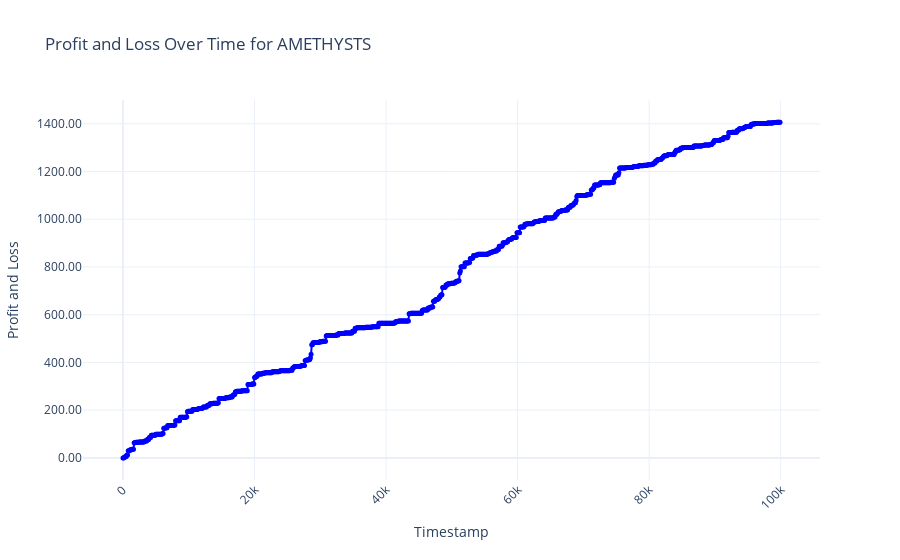
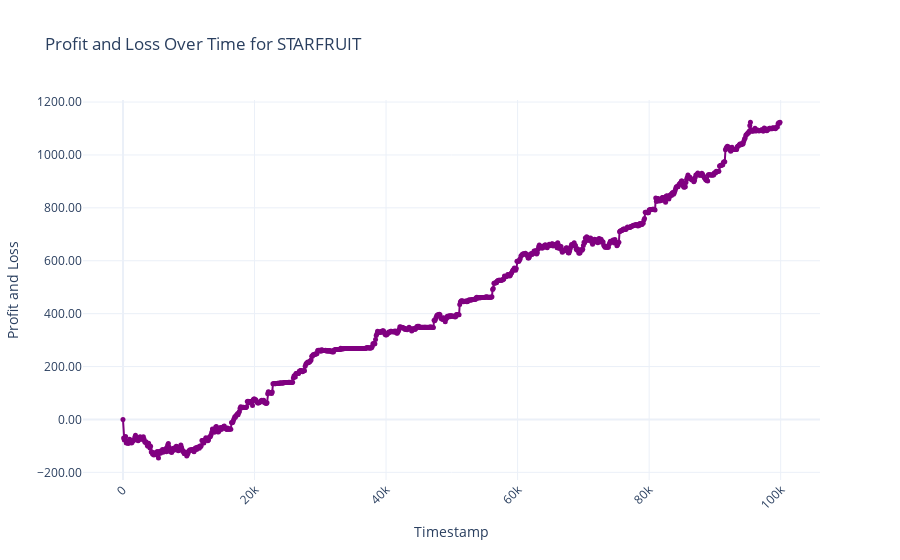
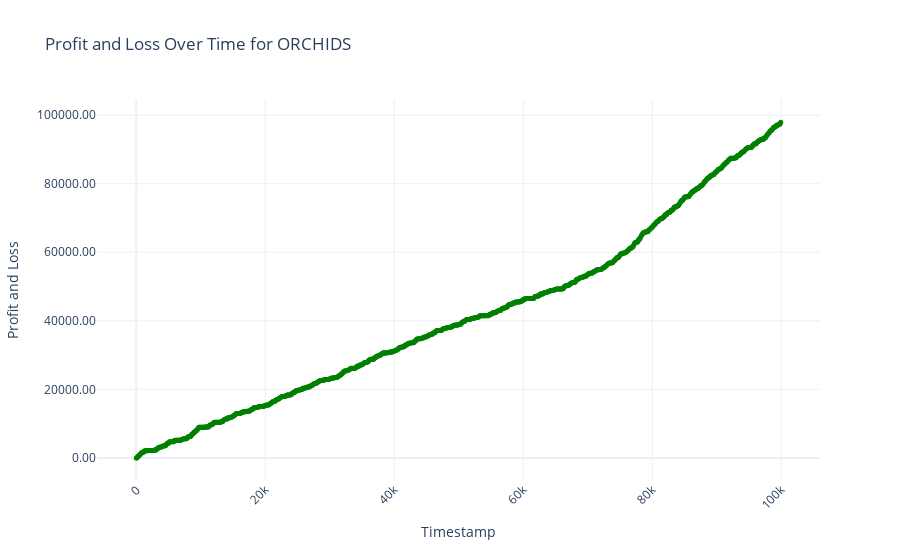
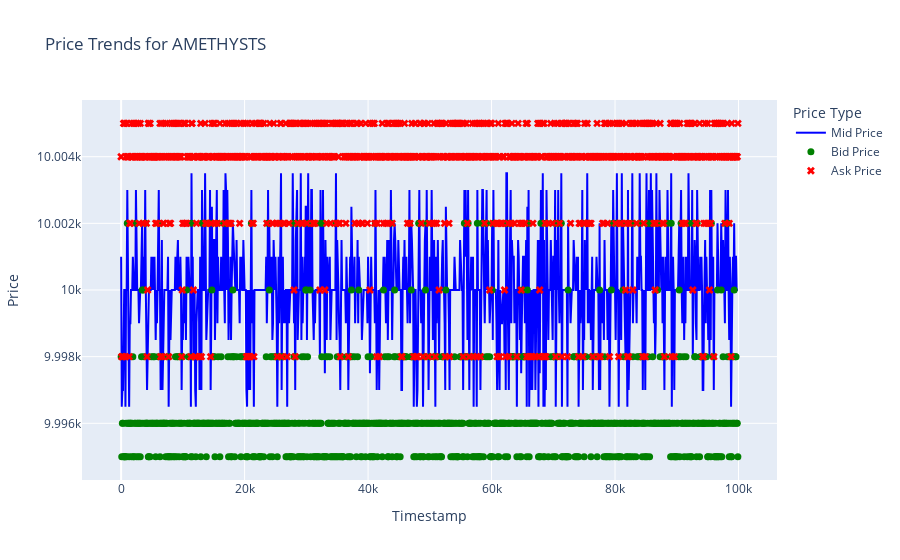

Notebook code cell kept with these figures, in order:
### Code cell
# Show plot
fig_amethysts_pnl.show()
fig_starfruit_pnl.show()
fig_orchids_pnl.show()
fig_price_trends_amethysts.show()
fig_price_trends_starfruit.show()
fig_price_trends_orchids.show()
fig_bid_prices_volumes_amethysts.show()
fig_bid_prices_volumes_starfruit.show()
fig_bid_prices_volumes_orchids.show()
trades_made_figures['fig_amethysts_trades_made'].show()
trades_made_figures['fig_starfruit_trades_made'].show()
# trades_made_figures['fig_orchids_trades_made'].show()
holdings_figures['fig_amethysts_holdings'].show()
holdings_figures['fig_starfruit_holdings'].show()
# holdings_figures['fig_orchids_holdings'].show()

### Figure 1 — Plotly figure (JSON) as saved in the notebook; plotly's stock layout.template omitted (floating-point values rounded to 4 significant figures; data arrays with more than 128 entries replaced by an {"elided": "..."} marker saying what was removed)
{"data": [{"hovertemplate": "Timestamp=%{x}<br>Profit and Loss=%{y}<extra></extra>", "legendgroup": "", "line": {"color": "blue", "dash": "solid"}, "marker": {"color": "blue", "size": 5, "symbol": "circle"}, "mode": "lines+markers", "name": "", "orientation": "v", "showlegend": false, "type": "scatter", "x": {"elided": "1000 int values"}, "xaxis": "x", "y": {"elided": "1000 int values"}, "yaxis": "y"}], "layout": {"hovermode": "x", "legend": {"title": {"text": "Legend"}, "tracegroupgap": 0}, "title": {"text": "Profit and Loss Over Time for AMETHYSTS"}, "xaxis": {"anchor": "y", "domain": [0, 1], "tickangle": -45, "title": {"text": "Timestamp"}}, "yaxis": {"anchor": "x", "domain": [0, 1], "tickformat": ".2f", "title": {"text": "Profit and Loss"}}}}

### Figure 2 — Plotly figure (JSON) as saved in the notebook; plotly's stock layout.template omitted (floating-point values rounded to 4 significant figures; data arrays with more than 128 entries replaced by an {"elided": "..."} marker saying what was removed)
{"data": [{"hovertemplate": "Timestamp=%{x}<br>Profit and Loss=%{y}<extra></extra>", "legendgroup": "", "line": {"color": "purple", "dash": "solid"}, "marker": {"color": "purple", "size": 5, "symbol": "circle"}, "mode": "lines+markers", "name": "", "orientation": "v", "showlegend": false, "type": "scatter", "x": {"elided": "1000 int values"}, "xaxis": "x", "y": {"elided": "1000 float values"}, "yaxis": "y"}], "layout": {"hovermode": "x", "legend": {"title": {"text": "Legend"}, "tracegroupgap": 0}, "title": {"text": "Profit and Loss Over Time for STARFRUIT"}, "xaxis": {"anchor": "y", "domain": [0, 1], "tickangle": -45, "title": {"text": "Timestamp"}}, "yaxis": {"anchor": "x", "domain": [0, 1], "tickformat": ".2f", "title": {"text": "Profit and Loss"}}}}

### Figure 3 — Plotly figure (JSON) as saved in the notebook; plotly's stock layout.template omitted (floating-point values rounded to 4 significant figures; data arrays with more than 128 entries replaced by an {"elided": "..."} marker saying what was removed)
{"data": [{"hovertemplate": "Timestamp=%{x}<br>Profit and Loss=%{y}<extra></extra>", "legendgroup": "", "line": {"color": "green", "dash": "solid"}, "marker": {"color": "green", "size": 5, "symbol": "circle"}, "mode": "lines+markers", "name": "", "orientation": "v", "showlegend": false, "type": "scatter", "x": {"elided": "1000 int values"}, "xaxis": "x", "y": {"elided": "1000 float values"}, "yaxis": "y"}], "layout": {"hovermode": "x", "legend": {"title": {"text": "Legend"}, "tracegroupgap": 0}, "title": {"text": "Profit and Loss Over Time for ORCHIDS"}, "xaxis": {"anchor": "y", "domain": [0, 1], "tickangle": -45, "title": {"text": "Timestamp"}}, "yaxis": {"anchor": "x", "domain": [0, 1], "tickformat": ".2f", "title": {"text": "Profit and Loss"}}}}

### Figure 4 — Plotly figure (JSON) as saved in the notebook; plotly's stock layout.template omitted (floating-point values rounded to 4 significant figures; data arrays with more than 128 entries replaced by an {"elided": "..."} marker saying what was removed)
{"data": [{"line": {"color": "blue"}, "mode": "lines", "name": "Mid Price", "type": "scatter", "x": {"elided": "1000 int values"}, "y": {"elided": "1000 float values"}}, {"marker": {"color": "green", "size": 7}, "mode": "markers", "name": "Bid Price", "type": "scatter", "x": {"elided": "1000 int values"}, "y": {"elided": "1000 int values"}}, {"marker": {"color": "red", "size": 7, "symbol": "x"}, "mode": "markers", "name": "Ask Price", "type": "scatter", "x": {"elided": "1000 int values"}, "y": {"elided": "1000 int values"}}], "layout": {"legend": {"title": {"text": "Price Type"}}, "title": {"text": "Price Trends for AMETHYSTS"}, "xaxis": {"title": {"text": "Timestamp"}}, "yaxis": {"title": {"text": "Price"}}}}
